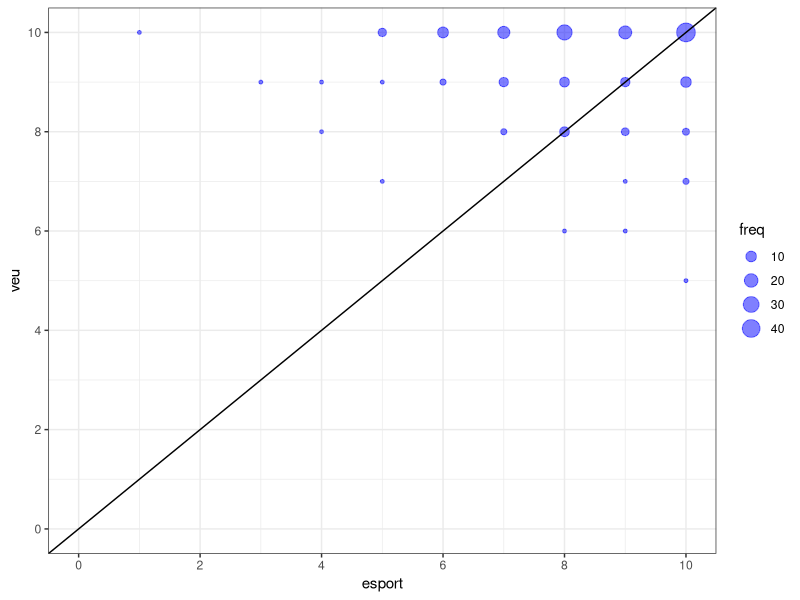
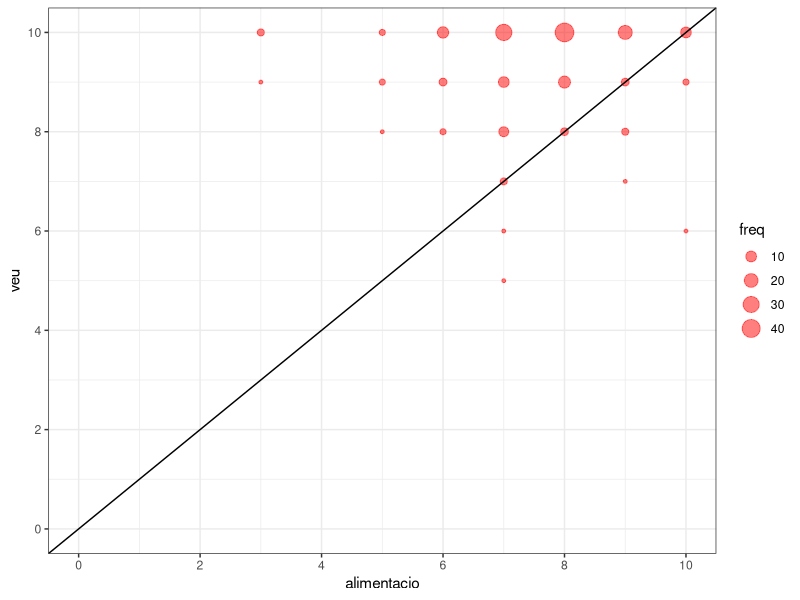

Here is the R script that generated these plots, in order:
## ---- chunk 1
knitr::opts_chunk$set(echo = TRUE, warning = FALSE, message = FALSE)
## ---- chunk 2
library(tidyverse)
## ---- chunk 3
raw=read_csv2("data_raw.csv")

colnames(raw)

## ---- chunk 4
canvi_factors <- c("Mai" = 0, "Gairebé mai" = 1, "A vegades" = 2, 
                   "Gairebé sempre" = 3, "Sempre" = 4)

# Convert the factor to numeric by applying the mapping
df <- raw %>%
  mutate(across(28:37, ~ canvi_factors[.]), .keep = "all") %>% 
  mutate(score = rowSums(across(28:37))) %>%
  select(c(1:27, 39))

write_csv2(df, "data.csv")
## ---- chunk 5
df= df %>% 
  rename(veu = 2, esport = 8, alimentacio = 14 )%>% 
  mutate(mitjana=round((esport+alimentacio)/2))
## ---- chunk 6
df_esp <- df %>%
  group_by(veu, esport) %>%
  summarise(freq = n())

df_esp %>% 
  ggplot(aes(x=esport, y = veu, size=freq)) +
  geom_point(alpha = 0.5, color = "blue")+
  geom_abline(intercept = 0, slope = 1)+
  scale_x_continuous(limits = c(0, 10), breaks = seq(0, 10, by = 2))+
  scale_y_continuous(limits = c(0, 10), breaks = seq(0, 10, by = 2))+
  theme_bw()

df_ali <- df %>%
  group_by(veu, alimentacio) %>%
  summarise(freq = n())

df_ali %>% 
  ggplot(aes(x=alimentacio, y = veu, size=freq)) +
  geom_point(alpha = 0.5, color = "red")+
  geom_abline(intercept = 0, slope = 1)+
  scale_x_continuous(limits = c(0, 10), breaks = seq(0, 10, by = 2))+
  scale_y_continuous(limits = c(0, 10), breaks = seq(0, 10, by = 2))+
  theme_bw()

## ---- chunk 7
df_esp %>% 
  arrange(desc(freq)) %>%
  head
## ---- chunk 8
df_ali %>% 
  arrange(desc(freq)) %>%
  head
